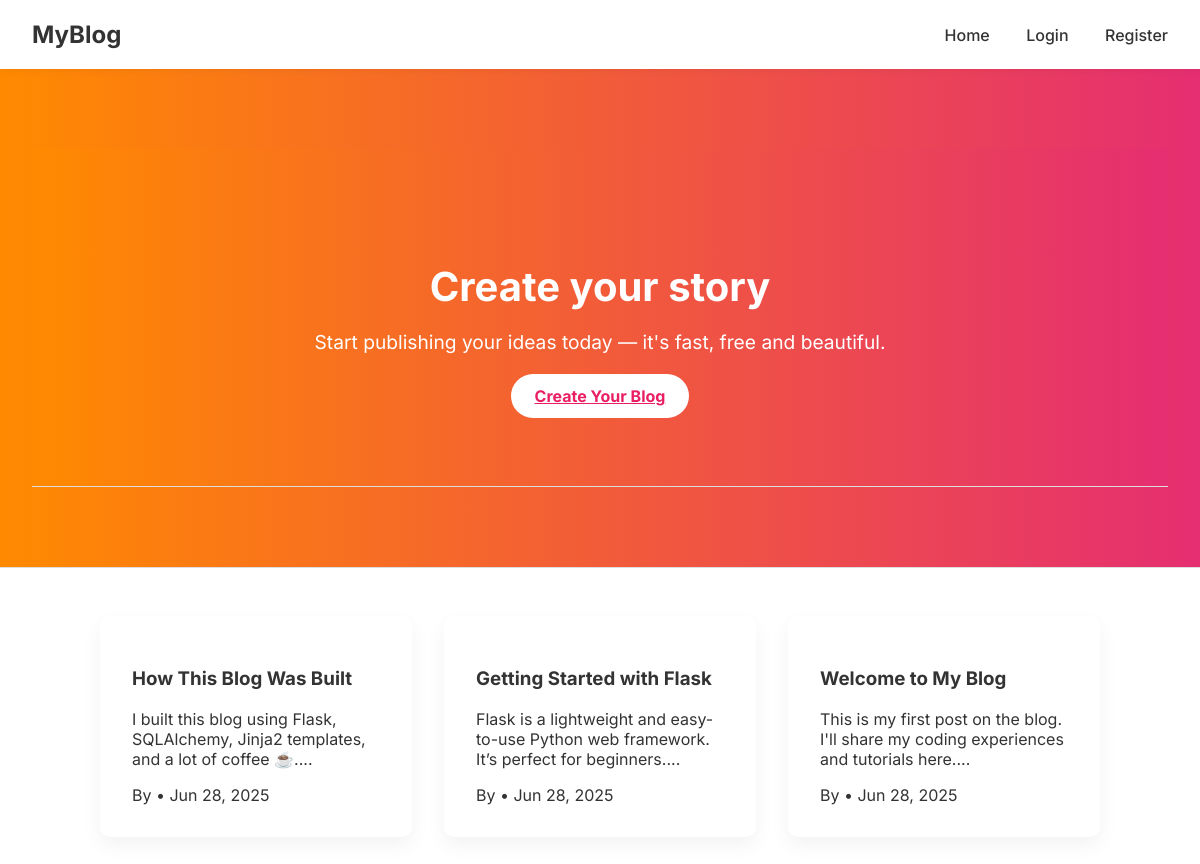
The page / on the database its author committed.
### models.py (models this page shows)
class Post(db.Model):
    id = db.Column(db.Integer, primary_key=True)
    title = db.Column(db.String(150), nullable=False)
    content = db.Column(db.Text, nullable=False)
    date = db.Column(db.DateTime, default=datetime.utcnow)
    user_id = db.Column(db.Integer, db.ForeignKey('user.id'), nullable=False)

### app.py (the view)
@app.route('/')
def home():
    posts = Post.query.order_by(Post.date.desc()).all()
    return render_template('home.html', posts=posts)

### templates/home.html (shortened to what this page needs)
{% extends "base.html" %}
{% block content %}
<section class="hero">
  <div class="hero">
    <h1>Create your story</h1>
    <p>Start publishing your ideas today — it's fast, free and beautiful.</p>
    <a href="{{ url_for('register') }}" class="btn">Create Your Blog</a>
</div>
</section>
<section class="post-grid">
  {% for post in posts %}
  <div class="post-card fancy">
    <h3>{{ post.title }}</h3>
    <p>{{ post.content[:120] }}...</p>
    <div class="post-meta">By {{ post.author.username }} • {{ post.date.strftime('%b %d, %Y') }}</div>
  </div>
  {% else %}
  <p>No posts yet!</p>
  {% endfor %}
</section>
{% endblock %}

### templates/base.html (shortened to what this page needs)
<!DOCTYPE html>
<html lang="en">
<head>
  <link rel="stylesheet" href="{{ url_for('static', filename='style.css') }}">
</head>
<body>
  <div class="navbar">
  <div class="logo"><a href="{{ url_for('home') }}">MyBlog</a></div>
  <div class="nav-links">
    <a href="{{ url_for('home') }}">Home</a>
    <a href="{{ url_for('login') }}">Login</a>
    <a href="{{ url_for('register') }}">Register</a>
  </div>
</div>
  <main class="container">{% block content %}{% endblock %}</main>
</body>
</html>

### static/style.css (style rules this page uses)
body { font-family: 'Inter', sans-serif; background-color: #fff; color: #333; margin: 0; padding: 0; }
.hero { background: linear-gradient(120deg, #ff8a00, #e52e71); color: white; text-align: center; padding: 5rem 1rem; }
.hero h1 { font-size: 3rem; margin-bottom: 1rem; }
.hero p { font-size: 1.25rem; margin-bottom: 2rem; }
.post-grid { display: grid; grid-template-columns: repeat(auto-fill, minmax(280px, 1fr)); gap: 2rem; padding: 3rem 1rem; max-width: 1000px; margin: auto; }
.post-card.fancy { background: #fff; border-radius: 10px; box-shadow: 0 8px 20px rgba(0,0,0,0.05); padding: 2rem; transition: transform 0.3s ease; }
body { font-family: 'Inter', sans-serif; }
.navbar { display: flex; justify-content: space-between; align-items: center; padding: 1.25rem 2rem; background-color: #fff; box-shadow: 0 2px 8px rgba(0,0,0,0.05); position: sticky; top: 0; z-index: 100; }
.logo a { font-size: 1.5rem; font-weight: 700; color: #333; text-decoration: none; }
.nav-links a { margin-left: 2rem; text-decoration: none; font-weight: 500; color: #333; transition: color 0.3s; }
.hero { background: linear-gradient(90deg, #ff8a00, #e52e71); color: white; text-align: center; padding: 5rem 2rem; border-bottom: 1px solid #ddd; }
.hero h1 { font-size: 2.5rem; font-weight: 700; margin-bottom: 1rem; }
.hero p { font-size: 1.2rem; margin-bottom: 2rem; }
.hero .btn { background: white; color: #e91e63; font-weight: bold; border-radius: 30px; padding: 0.75rem 1.5rem; font-size: 1rem; border: none; transition: background 0.3s, color 0.3s; }

### rows shown on the page
Post: title "How This Blog Was Built", content "I built this blog using Flask, SQLAlchemy, Jinja2 templates, and a lot of coffee ☕.", date "Jun 28, 2025"
Post: title "Getting Started with Flask", content "Flask is a lightweight and easy-to-use Python web framework. It’s perfect for beginners.", date "Jun 28, 2025"
Post: title "Welcome to My Blog", content "This is my first post on the blog. I'll share my coding experiences and tutorials here.", date "Jun 28, 2025"
